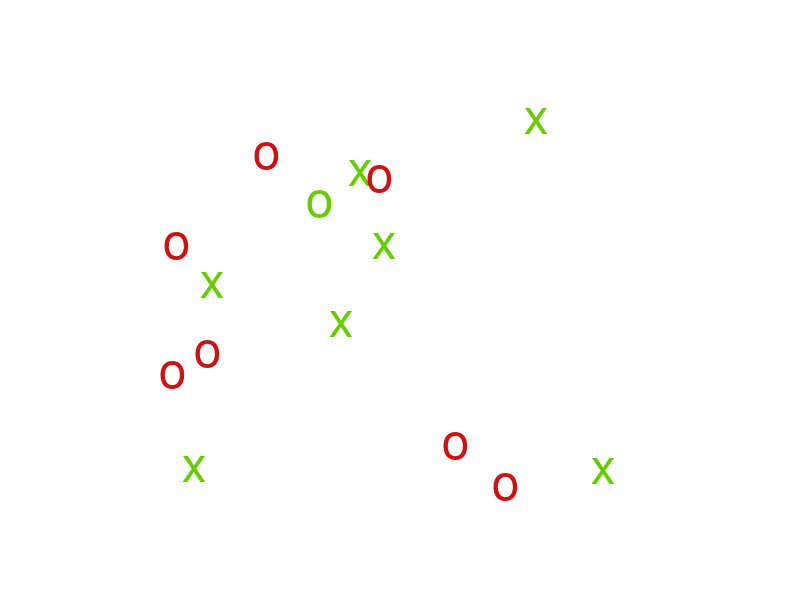

Recreate this plot in MATLAB.
clear all;

global RED = [202 19 19]/255;
global GREEN = [102 204 0]/255;

global FEATURE = 'F';
global CONJUNCTION = 'C';

global FS = 36;
global SET_SIZES = [1, 5, 15, 31];


function main()
  global FEATURE;
  global CONJUNCTION;
  global RED;
  global GREEN;

  red_x = struct('chr', 'x', 'color', RED);
  red_o = struct('chr', 'o', 'color', RED);
  green_x = struct('chr', 'x', 'color', GREEN);
  green_o = struct('chr', 'o', 'color', GREEN);

  distractors.(FEATURE) = [green_x, green_o];
  targets.(FEATURE) = [red_x, red_o];

  distractors.(CONJUNCTION) = [green_x, red_o];
  targets.(CONJUNCTION) = [red_x, green_o];

  setup_display();
  feature_search(15, 1, CONJUNCTION, distractors, targets)
end

function setup_display()
  global FS;
  siz = get(0, 'ScreenSize'); 
  fig = figure('Position', siz);
  cla;
  axis ([ -0.1 1.1 -0.1 1.1])
  set(gca, 'FontName', 'Consolas', 'XTickLabel', '', 'YTickLabel', '', 'XTick', [], 
      'YTick', [], 'Box', 'off', 'XColor', [1 1 1], 'YColor', [1 1 1], 'FontSize', FS);
end

function feature_search(setSize, targetPresent, searchType, distractors, targets)
  global FS;

  half = (setSize -1)/2;
  distractorIdentity = [zeros(half, 1); ones(half, 1)] + 1;

  x = rand(setSize , 1);
  y = rand(setSize , 1);

  ng1 = text(x(distractorIdentity==1), y(distractorIdentity==1), 
             distractors.(searchType)(1).chr, 'Color', distractors.(searchType)(1).color, 'FontSize', FS);

  ng2 = text(x(distractorIdentity==2), y(distractorIdentity==2), 
             distractors.(searchType)(2).chr, 'Color', distractors.(searchType)(2).color, 'FontSize', FS);
  
  if targetPresent 
    whichTarget = round(rand()) + 1;
    g = text(x(setSize), y(setSize), targets.(searchType)(whichTarget).chr, 'Color',
             targets.(searchType)(whichTarget).color, 'FontSize', FS);
  else
    whichDistractor = round(rand()) + 1;
    g = text(x(setSize), y(setSize), distractors.(searchType)(whichDistractor).chr, 
             'Color', distractors.(searchType)(whichDistractor).color, 'FontSize', FS);
  end

end

% program entry point
main()
